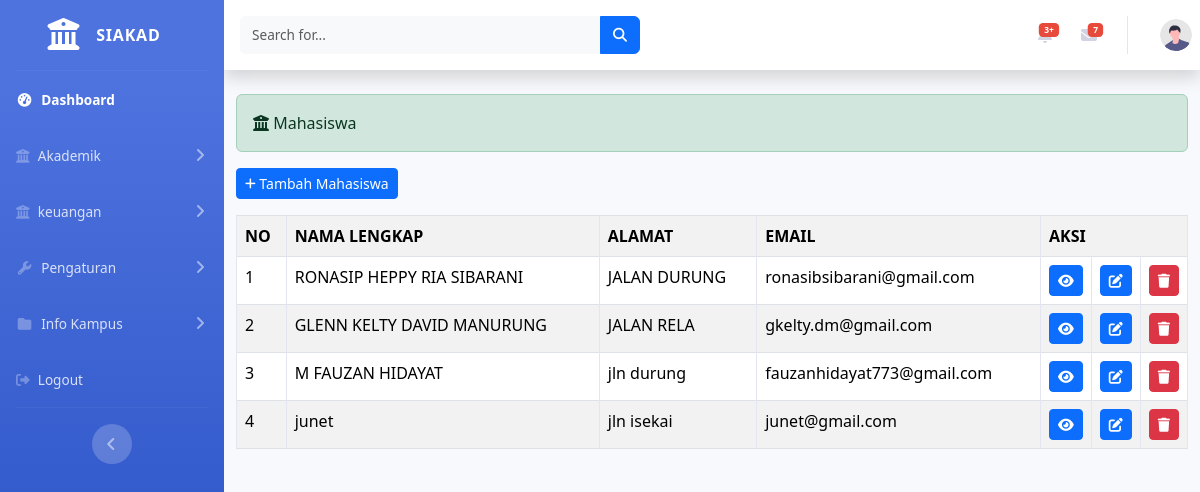
/index.php/administrator/mahasiswa, run on the app's committed database.
### tables this page shows
CREATE TABLE `mahasiswa` (
  `id` int(11) NOT NULL,
  `nim` varchar(15) NOT NULL,
  `nama_lengkap` varchar(255) NOT NULL,
  `alamat` varchar(255) NOT NULL,
  `email` varchar(120) NOT NULL,
  `telepon` varchar(20) NOT NULL,
  `tempat_lahir` varchar(120) NOT NULL,
  `tanggal_lahir` date NOT NULL,
  `jenis_kelamin` varchar(120) NOT NULL,
  `nama_prodi` varchar(120) NOT NULL,
  `photo` varchar(255) NOT NULL
);

### application/controllers/administrator/mahasiswa.php (called while the page is built, shortened)
<?php
class Mahasiswa extends CI_Controller{
    public function index() {
        $data_admin = $this->getAdminData();
        $data['mahasiswa'] = $this->mahasiswa_model->tampil_data('mahasiswa')->result();
        $this->load->view('templates_administrator/header');
        $this->load->view('templates_administrator/sidebar',$data_admin);
        $this->load->view('administrator/mahasiswa', $data);
        $this->load->view('templates_administrator/footer');
    }
private function getAdminData() {
    $dataa = $this->user_model->ambil_data($this->session->userdata('username'));
    return array(
        'username' => $dataa->username,
        'level' => $dataa->level,
    );
}
}
?>

### index.php (called while the page is built, shortened)
<?php
require_once BASEPATH.'core/CodeIgniter.php';

### application/models/mahasiswa_model.php (called while the page is built, shortened)
<?php
class Mahasiswa_model extends CI_Model{
    public function tampil_data($table){
        return $this->db->get($table);
}
}
?>

### application/views/administrator/mahasiswa.php (the view, shortened to what this page needs)
<div class="container-fluid">
<div class="alert alert-success" role="alert">
<i class="fa-solid fa-university"></i> Mahasiswa
</div>
<?php echo anchor('administrator/mahasiswa/tambah_mahasiswa', '<button class = "btn btn-sm btn-primary mb-3"><i class="fas fa-plus fa-sm"></i> Tambah Mahasiswa</button>') ?>
<table class="table table-striped table-hover table-bordered">
<tr>
    <th>NO</th>
    <th>NAMA LENGKAP</th>
    <th>ALAMAT</th>
    <th>EMAIL</th>
    <th colspan="3">AKSI</th>
</tr>
<?php
$no=1;
foreach ($mahasiswa as $mhs) : ?>
<tr>
    <td><?php echo $no++ ?></td>
    <td><?php echo $mhs->nama_lengkap ?></td>
    <td><?php echo $mhs->alamat ?></td>
    <td><?php echo $mhs->email ?></td>
    <td width = 20px><?php echo anchor('administrator/mahasiswa/detail/' .$mhs->id, '<div class="btn btn-sm btn-primary"><i class = "fa fa-eye"> </i></div>') ?></td>
    <td width = 20px><?php echo anchor('administrator/mahasiswa/update/' .$mhs->id, '<div class="btn btn-sm btn-primary"><i class = "fa fa-edit"> </i></div>') ?></td>
    <td width = 20px><?php echo anchor('administrator/mahasiswa/delete/' .$mhs->id, '<div class="btn btn-sm btn-danger"><i class = "fa fa-trash"> </i></div>') ?></td>
</tr>
<?php endforeach; ?>
</table>
</div>

### data on the page
mahasiswa: nama_lengkap "RONASIP HEPPY RIA SIBARANI", alamat "JALAN DURUNG", email "ronasibsibarani@gmail.com"
mahasiswa: nama_lengkap "GLENN KELTY DAVID MANURUNG", alamat "JALAN RELA", email "gkelty.dm@gmail.com"
mahasiswa: nama_lengkap "M FAUZAN HIDAYAT", alamat "jln durung", email "fauzanhidayat773@gmail.com"
mahasiswa: nama_lengkap "junet", alamat "jln isekai", email "junet@gmail.com"
